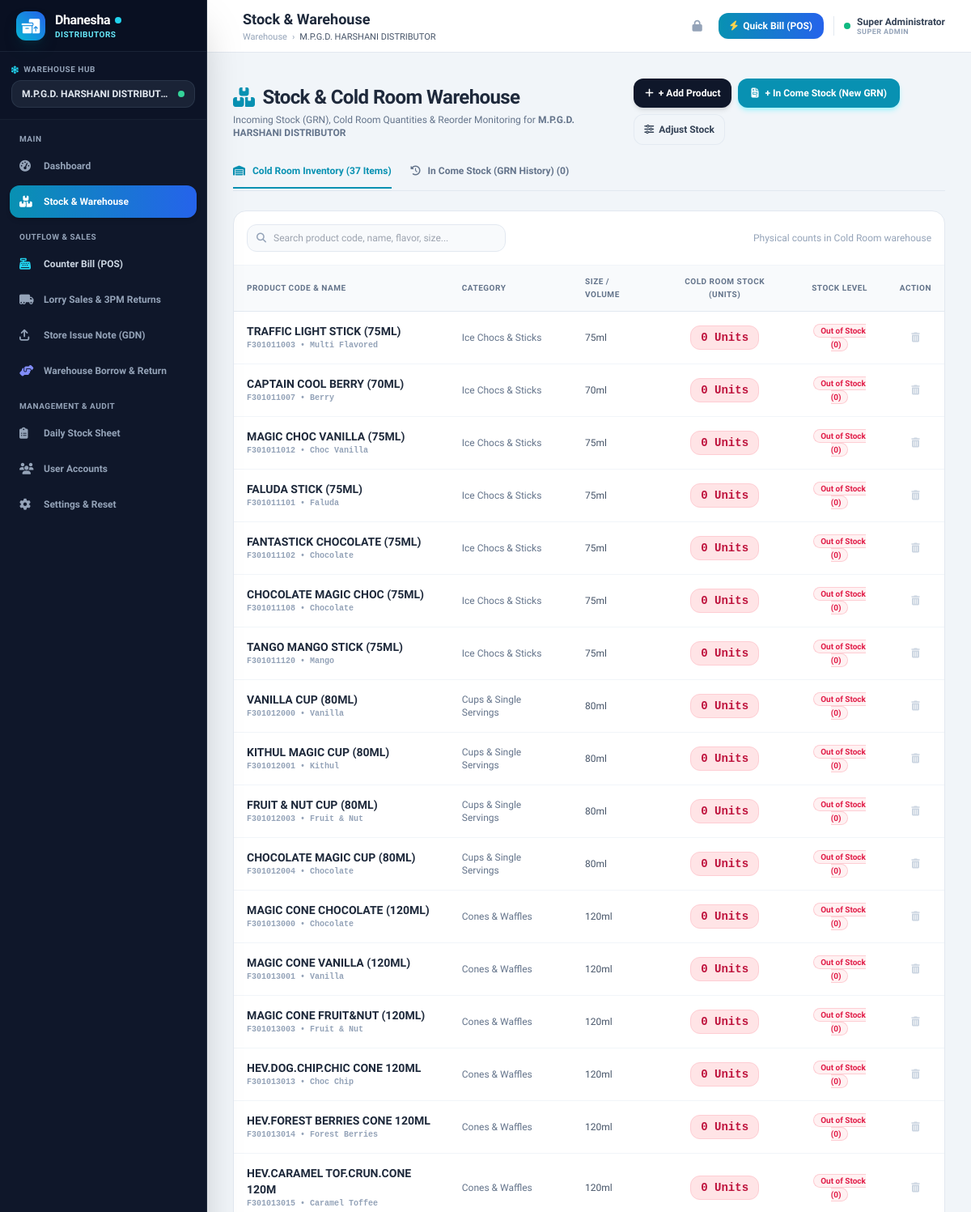
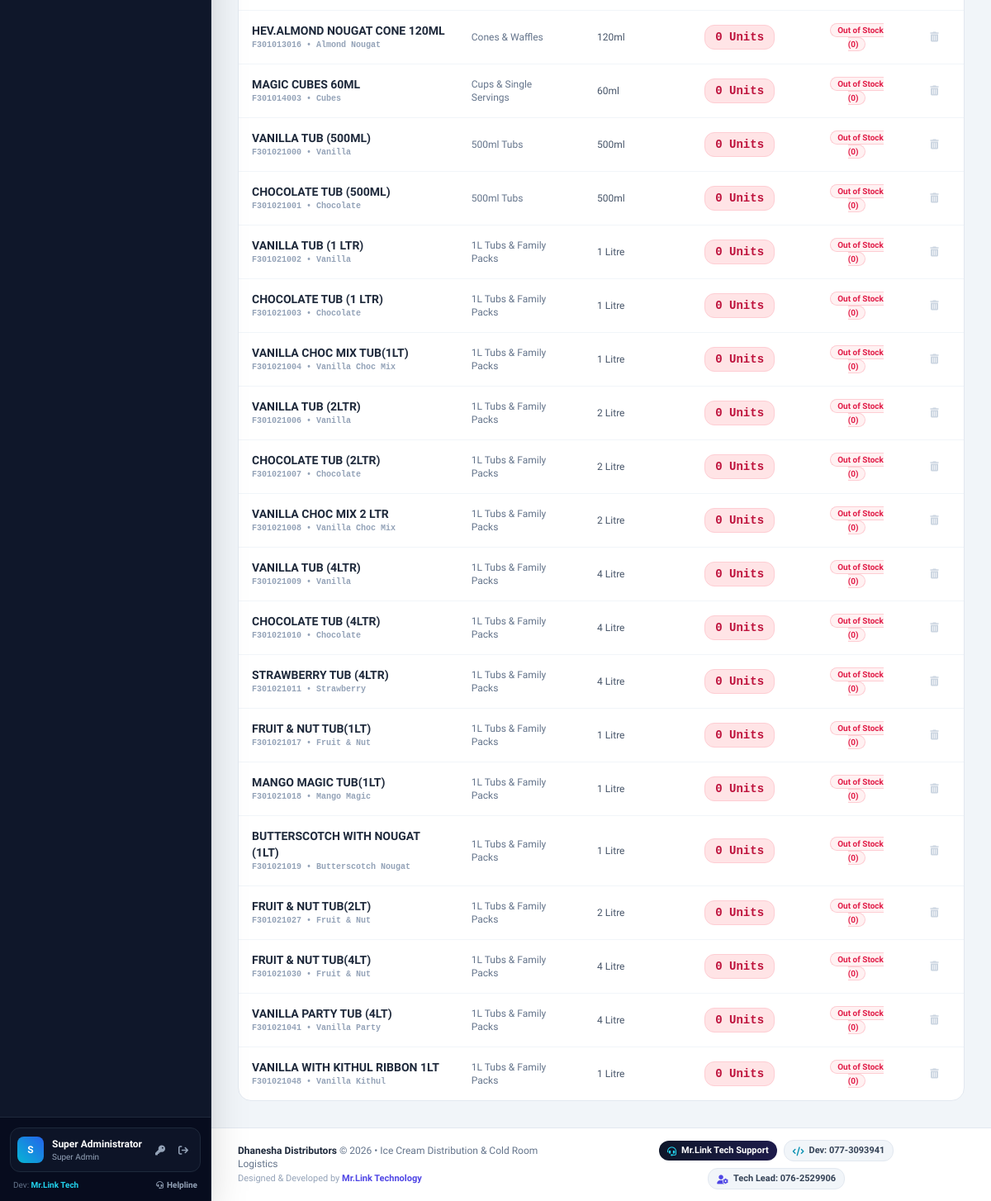
Screenshot of /stock.php (signed in) with the database file from the repository (2 pictures, top to bottom).
### tables this page shows
CREATE TABLE IF NOT EXISTS `products` (
    `id` INT AUTO_INCREMENT PRIMARY KEY,
    `category_id` INT NULL,
    `code` VARCHAR(50) NOT NULL UNIQUE,
    `name` VARCHAR(150) NOT NULL,
    `flavor` VARCHAR(50) NULL,
    `size` VARCHAR(50) NULL,
    `unit` VARCHAR(20) DEFAULT 'Units',
    `pack_size` INT DEFAULT 24,
    `selling_price` DECIMAL(10,2) NOT NULL DEFAULT 0.00,
    `alert_quantity` INT DEFAULT 15,
    `status` ENUM('active', 'inactive') DEFAULT 'active',
    `created_at` TIMESTAMP DEFAULT CURRENT_TIMESTAMP,
    INDEX (`category_id`)
);

CREATE TABLE IF NOT EXISTS `categories` (
    `id` INT AUTO_INCREMENT PRIMARY KEY,
    `name` VARCHAR(100) NOT NULL,
    `created_at` TIMESTAMP DEFAULT CURRENT_TIMESTAMP
);

### config/auth.php (called while the page is built, shortened)
<?php
function isLoggedIn() {
    return isset($_SESSION['user_id']) && !empty($_SESSION['user_id']);
}
function currentUser() {
    return [
        'id' => $_SESSION['user_id'],
        'name' => $_SESSION['user_name'] ?? 'User',
        'username' => $_SESSION['user_username'] ?? '',
        'role' => $_SESSION['user_role'] ?? 'cashier',
        'branch_id' => $_SESSION['active_branch_id'] ?? ($_SESSION['user_branch_id'] ?? 1),
        'assigned_branch_id' => $_SESSION['user_branch_id'] ?? 1,
        'branch_name' => $_SESSION['active_branch_name'] ?? 'Colombo Branch'
    ];
}

### stock.php (the view, shortened to what this page needs)
<?php
require_once __DIR__ . '/config/auth.php';
$user = currentUser();
$branchId = $user['branch_id'];
$stmt = $pdo->prepare("SELECT p.*, c.name as category_name, COALESCE(bs.quantity, 0) as store_stock
    FROM products p
    LEFT JOIN categories c ON p.category_id = c.id
    LEFT JOIN branch_stock bs ON p.id = bs.product_id AND bs.branch_id = ?
    WHERE p.status = 'active'
    ORDER BY p.code ASC, p.name ASC");
$stmt->execute([$branchId]);
$inventory = $stmt->fetchAll();
$stmt = $pdo->prepare("SELECT si.*, b.name as branch_name, u.name as creator_name
    FROM stock_invoices si
    JOIN branches b ON si.branch_id = b.id
    LEFT JOIN users u ON si.created_by = u.id
    WHERE si.branch_id = ?
    ORDER BY si.id DESC LIMIT 25");
$stmt->execute([$branchId]);
$pastInvoices = $stmt->fetchAll();
require_once __DIR__ . '/includes/header.php';
?>
<div class="flex flex-col sm:flex-row sm:items-center justify-between pb-6 gap-3">
    <div>
        <h1 class="text-2xl font-extrabold text-slate-800 tracking-tight flex items-center">
            <i class="fa-solid fa-boxes-stacked text-cyan-600 mr-2.5"></i> Stock & Cold Room Warehouse
        </h1>
        <p class="text-xs text-slate-500 mt-1">
            Incoming Stock (GRN), Cold Room Quantities & Reorder Monitoring for <strong><?= htmlspecialchars($user['branch_name']) ?></strong>
        </p>
    </div>
    <div class="grid grid-cols-3 sm:flex sm:flex-wrap gap-2 w-full sm:w-auto">
        <button type="button" onclick="openNewProductModal()" class="px-2 sm:px-3.5 py-2.5 bg-slate-900 hover:bg-black text-white rounded-xl text-xs font-bold shadow-md transition-all flex items-center justify-center text-center">
            <i class="fa-solid fa-plus sm:mr-1.5"></i> <span class="hidden sm:inline">+ Add Product</span><span class="inline sm:hidden text-[11px]">Product</span>
        </button>
        <button type="button" onclick="openNewGrnModal()" class="px-2 sm:px-4 py-2.5 bg-cyan-600 hover:bg-cyan-700 text-white rounded-xl text-xs font-bold shadow-md shadow-cyan-200 transition-all flex items-center justify-center text-center">
            <i class="fa-solid fa-file-invoice sm:mr-2"></i> <span class="hidden sm:inline">+ In Come Stock (New GRN)</span><span class="inline sm:hidden text-[11px]">+ GRN</span>
        </button>
        <button type="button" onclick="openAdjustModal()" class="px-2 sm:px-3 py-2.5 bg-slate-100 hover:bg-slate-200 text-slate-700 rounded-xl text-xs font-bold transition-all flex items-center justify-center text-center border border-slate-200/80">
            <i class="fa-solid fa-sliders sm:mr-1.5"></i> <span class="hidden sm:inline">Adjust Stock</span><span class="inline sm:hidden text-[11px]">Adjust</span>
        </button>
    </div>
</div>
<div class="mb-6 border-b border-slate-200 overflow-x-auto scrollbar-none">
    <nav class="flex space-x-4 sm:space-x-6 min-w-max pb-0.5">
        <button type="button" onclick="switchTab('inventoryTab', this)" class="tab-btn pb-3 text-xs font-bold text-cyan-600 border-b-2 border-cyan-600 transition-colors whitespace-nowrap">
            <i class="fa-solid fa-warehouse mr-1.5"></i> Cold Room Inventory (<?= count($inventory) ?> Items)
        </button>
        <button type="button" onclick="switchTab('invoicesTab', this)" class="tab-btn pb-3 text-xs font-bold text-slate-500 hover:text-slate-700 border-b-2 border-transparent transition-colors whitespace-nowrap">
            <i class="fa-solid fa-clock-rotate-left mr-1.5"></i> In Come Stock (GRN History) (<?= count($pastInvoices) ?>)
        </button>
    </nav>
</div>
<div id="inventoryTab" class="tab-content">
    <div class="bg-white rounded-2xl border border-slate-200 shadow-xs overflow-hidden">
        <div class="p-3.5 sm:p-4 border-b border-slate-100 flex flex-col sm:flex-row justify-between items-center gap-2 sm:gap-3">
            <div class="relative w-full sm:w-80">
                <span class="absolute inset-y-0 left-0 pl-3 flex items-center text-slate-400 text-xs pointer-events-none">
                </span>
                <input type="text" id="stockSearch" oninput="filterStockTable()" onkeyup="filterStockTable()" onchange="filterStockTable()" placeholder="Search product code, name, flavor, size..."
                       class="w-full pl-8 pr-8 py-2 text-xs bg-slate-50 border border-slate-200 rounded-xl focus:outline-none focus:ring-1 focus:ring-cyan-500 font-medium">
            </div>
            <div class="text-[11px] sm:text-xs text-slate-400 w-full sm:w-auto text-left sm:text-right">
                Physical counts in Cold Room warehouse
            </div>
        </div>
        <div class="hidden md:block overflow-x-auto">
            <table class="w-full text-left border-collapse text-xs" id="stockTable">
                <thead>
                    <tr class="bg-slate-50 text-slate-500 font-bold uppercase tracking-wider border-b border-slate-200 text-[10px]">
                        <th class="py-3 px-4">Product Code & Name</th>
                        <th class="py-3 px-4">Category</th>
                        <th class="py-3 px-4">Size / Volume</th>
                        <th class="py-3 px-4 text-center">Cold Room Stock (Units)</th>
                        <th class="py-3 px-4 text-center">Stock Level</th>
                        <th class="py-3 px-4 text-center">Action</th>
                    </tr>
                </thead>
                <tbody class="divide-y divide-slate-100 text-slate-700">
                    <?php if (empty($inventory)): ?>
                        <tr>
                            <td colspan="6" class="py-12 text-center text-slate-400">
                                <i class="fa-solid fa-boxes-stacked text-3xl mb-2 text-slate-300"></i>
                                <p class="font-bold text-slate-700 text-sm">No Products Found</p>
                                <p class="text-xs text-slate-400 mt-1">Click "+ Add Product" above to create your ice cream flavors.</p>
                                <button type="button" onclick="openNewProductModal()" class="mt-3 px-4 py-2 bg-slate-900 hover:bg-black text-white rounded-xl text-xs font-bold inline-flex items-center">
                                    <i class="fa-solid fa-plus mr-1.5"></i> + Add First Product
                                </button>
                            </td>
                        </tr>
                    <?php else: ?>
                        <?php foreach ($inventory as $prod):
                            $isLow = $prod['store_stock'] <= $prod['alert_quantity'];
                            $isZero = $prod['store_stock'] <= 0;
                        ?>
                            <tr class="hover:bg-slate-50 transition-colors stock-desktop-row" data-search="<?= htmlspecialchars(strtolower($prod['name'] . ' ' . $prod['code'] . ' ' . ($prod['flavor'] ?? '') . ' ' . ($prod['category_name'] ?? '') . ' ' . ($prod['size'] ?? ''))) ?>">
                                <td class="py-3.5 px-4 font-bold text-slate-800">
                                    <div class="text-sm"><?= htmlspecialchars($prod['name']) ?></div>
                                    <div class="text-[10px] text-slate-400 font-mono"><?= htmlspecialchars($prod['code']) ?> &bull; <?= htmlspecialchars($prod['flavor'] ?? '') ?></div>
                                </td>
                                <td class="py-3.5 px-4 text-slate-500 font-medium">
                                    <?= htmlspecialchars($prod['category_name'] ?? 'General') ?>
                                </td>
                                <td class="py-3.5 px-4 text-slate-600 font-medium">
                                    <?= htmlspecialchars($prod['size'] ?? '-') ?>
                                </td>
                                <td class="py-3.5 px-4 text-center">
                                    <span class="inline-block px-3 py-1 rounded-xl font-extrabold text-sm font-mono <?= $isZero ? 'bg-rose-100 text-rose-700 border border-rose-200' : ($isLow ? 'bg-amber-100 text-amber-800 border border-amber-200' : 'bg-cyan-50 text-cyan-800 border border-cyan-200') ?>">
                                        <?= number_format($prod['store_stock']) ?> <?= htmlspecialchars($prod['unit'] ?? 'Units') ?>
                                    </span>
                                </td>
                                <td class="py-3.5 px-4 text-center">
                                    <?php if ($isZero): ?>
                                        <span class="px-2 py-0.5 text-[10px] font-bold rounded-full bg-rose-50 text-rose-600 border border-rose-200">Out of Stock (0)</span>
                                    <?php elseif ($isLow): ?>
                                        <span class="px-2 py-0.5 text-[10px] font-bold rounded-full bg-amber-50 text-amber-700 border border-amber-200">Low Stock Alert</span>
                                    <?php else: ?>
                                        <span class="px-2 py-0.5 text-[10px] font-bold rounded-full bg-emerald-50 text-emerald-600 border border-emerald-200">Sufficient Stock</span>
                                    <?php endif; ?>
                                </td>
                                <td class="py-3.5 px-4 text-center">
                                    <form method="POST" action="stock.php" onsubmit="return confirm('Delete this product permanently?');" class="inline">
                                        <button type="submit" class="p-1.5 text-slate-300 hover:text-rose-600 transition-colors" title="Delete Product">
                                            <i class="fa-solid fa-trash-can"></i>
                                        </button>
                                    </form>
                                </td>
                            </tr>
                        <?php endforeach; ?>
                    <?php endif; ?>
                </tbody>
            </table>
        </div>
    </div>
</div>
<?php require_once __DIR__ . '/includes/footer.php'; ?>

### includes/header.php (style rules this page uses)
body { font-family: 'Plus Jakarta Sans', sans-serif; -webkit-tap-highlight-color: transparent; }

### rows the page displays
products: name "TRAFFIC LIGHT STICK (75ML)", code "F301011003", flavor "Multi Flavored", category.name "Ice Chocs & Sticks", size "75ml", store_stock "0", unit "Units"
products: name "CAPTAIN COOL BERRY (70ML)", code "F301011007", flavor "Berry", category.name "Ice Chocs & Sticks", size "70ml", store_stock "0", unit "Units"
products: name "MAGIC CHOC VANILLA (75ML)", code "F301011012", flavor "Choc Vanilla", category.name "Ice Chocs & Sticks", size "75ml", store_stock "0", unit "Units"
products: name "FALUDA STICK (75ML)", code "F301011101", flavor "Faluda", category.name "Ice Chocs & Sticks", size "75ml", store_stock "0", unit "Units"
products: name "FANTASTICK CHOCOLATE (75ML)", code "F301011102", flavor "Chocolate", category.name "Ice Chocs & Sticks", size "75ml", store_stock "0", unit "Units"
products: name "CHOCOLATE MAGIC CHOC (75ML)", code "F301011108", flavor "Chocolate", category.name "Ice Chocs & Sticks", size "75ml", store_stock "0", unit "Units"
products: name "TANGO MANGO STICK (75ML)", code "F301011120", flavor "Mango", category.name "Ice Chocs & Sticks", size "75ml", store_stock "0", unit "Units"
products: name "VANILLA CUP (80ML)", code "F301012000", flavor "Vanilla", category.name "Cups & Single Servings", size "80ml", store_stock "0", unit "Units"
products: name "KITHUL MAGIC CUP (80ML)", code "F301012001", flavor "Kithul", category.name "Cups & Single Servings", size "80ml", store_stock "0", unit "Units"
products: name "FRUIT & NUT CUP (80ML)", code "F301012003", flavor "Fruit & Nut", category.name "Cups & Single Servings", size "80ml", store_stock "0", unit "Units"
products: name "CHOCOLATE MAGIC CUP (80ML)", code "F301012004", flavor "Chocolate", category.name "Cups & Single Servings", size "80ml", store_stock "0", unit "Units"
products: name "MAGIC CONE CHOCOLATE (120ML)", code "F301013000", flavor "Chocolate", category.name "Cones & Waffles", size "120ml", store_stock "0", unit "Units"
products: name "MAGIC CONE VANILLA (120ML)", code "F301013001", flavor "Vanilla", category.name "Cones & Waffles", size "120ml", store_stock "0", unit "Units"
products: name "MAGIC CONE FRUIT&NUT (120ML)", code "F301013003", flavor "Fruit & Nut", category.name "Cones & Waffles", size "120ml", store_stock "0", unit "Units"
products: name "HEV.DOG.CHIP.CHIC CONE 120ML", code "F301013013", flavor "Choc Chip", category.name "Cones & Waffles", size "120ml", store_stock "0", unit "Units"
products: name "HEV.FOREST BERRIES CONE 120ML", code "F301013014", flavor "Forest Berries", category.name "Cones & Waffles", size "120ml", store_stock "0", unit "Units"
products: name "HEV.CARAMEL TOF.CRUN.CONE 120M", code "F301013015", flavor "Caramel Toffee", category.name "Cones & Waffles", size "120ml", store_stock "0", unit "Units"
products: name "HEV.ALMOND NOUGAT CONE 120ML", code "F301013016", flavor "Almond Nougat", category.name "Cones & Waffles", size "120ml", store_stock "0", unit "Units"
products: name "MAGIC CUBES 60ML", code "F301014003", flavor "Cubes", category.name "Cups & Single Servings", size "60ml", store_stock "0", unit "Units"
products: name "VANILLA TUB (500ML)", code "F301021000", flavor "Vanilla", category.name "500ml Tubs", size "500ml", store_stock "0", unit "Units"
products: name "CHOCOLATE TUB (500ML)", code "F301021001", flavor "Chocolate", category.name "500ml Tubs", size "500ml", store_stock "0", unit "Units"
products: name "VANILLA TUB (1 LTR)", code "F301021002", flavor "Vanilla", category.name "1L Tubs & Family Packs", size "1 Litre", store_stock "0", unit "Units"
products: name "CHOCOLATE TUB (1 LTR)", code "F301021003", flavor "Chocolate", category.name "1L Tubs & Family Packs", size "1 Litre", store_stock "0", unit "Units"
products: name "VANILLA CHOC MIX TUB(1LT)", code "F301021004", flavor "Vanilla Choc Mix", category.name "1L Tubs & Family Packs", size "1 Litre", store_stock "0", unit "Units"
products: name "VANILLA TUB (2LTR)", code "F301021006", flavor "Vanilla", category.name "1L Tubs & Family Packs", size "2 Litre", store_stock "0", unit "Units"
products: name "CHOCOLATE TUB (2LTR)", code "F301021007", flavor "Chocolate", category.name "1L Tubs & Family Packs", size "2 Litre", store_stock "0", unit "Units"
products: name "VANILLA CHOC MIX 2 LTR", code "F301021008", flavor "Vanilla Choc Mix", category.name "1L Tubs & Family Packs", size "2 Litre", store_stock "0", unit "Units"
products: name "VANILLA TUB (4LTR)", code "F301021009", flavor "Vanilla", category.name "1L Tubs & Family Packs", size "4 Litre", store_stock "0", unit "Units"
products: name "CHOCOLATE TUB (4LTR)", code "F301021010", flavor "Chocolate", category.name "1L Tubs & Family Packs", size "4 Litre", store_stock "0", unit "Units"
products: name "STRAWBERRY TUB (4LTR)", code "F301021011", flavor "Strawberry", category.name "1L Tubs & Family Packs", size "4 Litre", store_stock "0", unit "Units"
products: name "FRUIT & NUT TUB(1LT)", code "F301021017", flavor "Fruit & Nut", category.name "1L Tubs & Family Packs", size "1 Litre", store_stock "0", unit "Units"
products: name "MANGO MAGIC TUB(1LT)", code "F301021018", flavor "Mango Magic", category.name "1L Tubs & Family Packs", size "1 Litre", store_stock "0", unit "Units"
products: name "BUTTERSCOTCH WITH NOUGAT (1LT)", code "F301021019", flavor "Butterscotch Nougat", category.name "1L Tubs & Family Packs", size "1 Litre", store_stock "0", unit "Units"
products: name "FRUIT & NUT TUB(2LT)", code "F301021027", flavor "Fruit & Nut", category.name "1L Tubs & Family Packs", size "2 Litre", store_stock "0", unit "Units"
products: name "FRUIT & NUT TUB(4LT)", code "F301021030", flavor "Fruit & Nut", category.name "1L Tubs & Family Packs", size "4 Litre", store_stock "0", unit "Units"
products: name "VANILLA PARTY TUB (4LT)", code "F301021041", flavor "Vanilla Party", category.name "1L Tubs & Family Packs", size "4 Litre", store_stock "0", unit "Units"
products: name "VANILLA WITH KITHUL RIBBON 1LT", code "F301021048", flavor "Vanilla Kithul", category.name "1L Tubs & Family Packs", size "1 Litre", store_stock "0", unit "Units"

### other values shown
$user['branch_name'] "M.P.G.D. HARSHANI DISTRIBUTOR"
substr($user['name'], 0, 1) "S"
$user['name'] "Super Administrator"
str_replace('_', ' ', $user['role']) "Super Admin"
$pageTitle "Stock & Warehouse"
str_replace('_', ' ', $user['role']) "SUPER ADMIN"
count($inventory) "37"
count($pastInvoices) "0"
